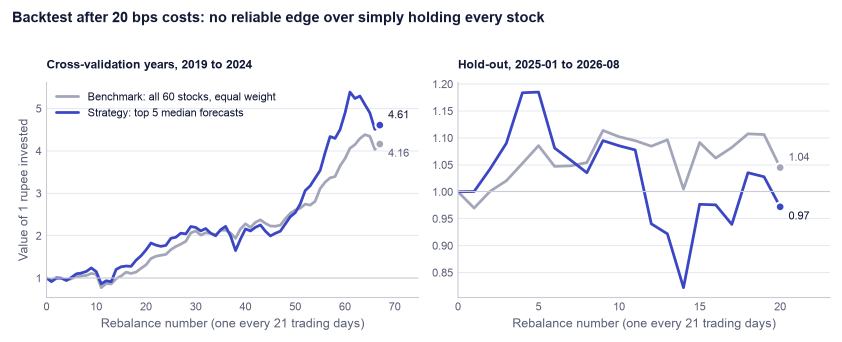
#> input picture docs/figures/fig_backtest.png, 1684 x 684 px (shown at 1/2 size)
$ python -i export_deck.py   (imports and definitions only)
#> lines starting #> are read from the running program, lines starting #| are printed output that depends on the picture
"""Export the HTML deck (landing/deck/) to docs/Capstone_Deck.pdf and docs/Capstone_Deck.pptx.

    .venv/bin/python scripts/export_deck.py                 # capture with headless Chrome, then build both files
    .venv/bin/python scripts/export_deck.py --skip-capture  # rebuild the PPTX from PNGs already in landing/deck/export/

How it works
  * A throwaway HTTP server serves landing/ on a free local port.
  * Headless Chrome opens deck/?export=N once per slide (final, fully revealed state, 1920x1080)
    and saves landing/deck/export/slide-NN.png.
  * Headless Chrome prints deck/?print (one slide per 1920x1080 px page) to a vector PDF.
  * python-pptx places each PNG full-bleed on a 16:9 slide and writes the slide title and key
    text into the speaker notes, so the file stays searchable.

Needs: python-pptx and Pillow, a Chromium browser (Playwright's chrome-headless-shell if present,
otherwise Google Chrome or Chromium; set CHROME_BIN to choose one), and network access for the
two Google Fonts.
"""
from __future__ import annotations

import argparse
import functools
import glob
import http.server
import os
import re
import shutil
import socket
import subprocess
import sys
import tempfile
import threading
import time
from html.parser import HTMLParser
from pathlib import Path

from PIL import Image
from pptx import Presentation
from pptx.util import Emu

ROOT = Path(__file__).resolve().parents[1]
LANDING = ROOT / "landing"
DECK = LANDING / "deck"
PNG_DIR = DECK / "export"
PDF_OUT = ROOT / "docs" / "Capstone_Deck.pdf"
PPTX_OUT = ROOT / "docs" / "Capstone_Deck.pptx"
LIVE_URL = "https://fin.iimbg.com/deck/"
W, H = 1920, 1080
EMU_PER_PX = 9525  # 96 dpi: 1920 x 1080 px = 20 x 11.25 in, a 16:9 slide


class SlideMeta(HTMLParser):
    """Collects data-title / data-notes from each <section class="slide">."""

    def __init__(self) -> None:
        super().__init__()
        self.slides: list[dict[str, str]] = []

    # [99 lines left out: functions handle_starttag, read_slides, find_chrome, serve, chrome, capture, not called in this run]


def normalise_png(path: Path) -> None:
    """Guarantee an exact 1920x1080 RGB image whatever the browser produced."""
#> called with path = '../docs/figures/fig_backtest.png'
    with Image.open(path) as im:
#> im is the input picture: PIL image 1684x684 RGBA; mean R, G, B, A 246, 246.3, 248.8, 255
        if im.size == (W, H) and im.mode == "RGB":
            return
        im = im.convert("RGB")
#> im: PIL image 1684x684 RGB
        if im.size != (W, H):
            scale = max(W / im.width, H / im.height)
#> scale = 1.58
            im = im.resize((round(im.width * scale), round(im.height * scale)), Image.LANCZOS).crop((0, 0, W, H))
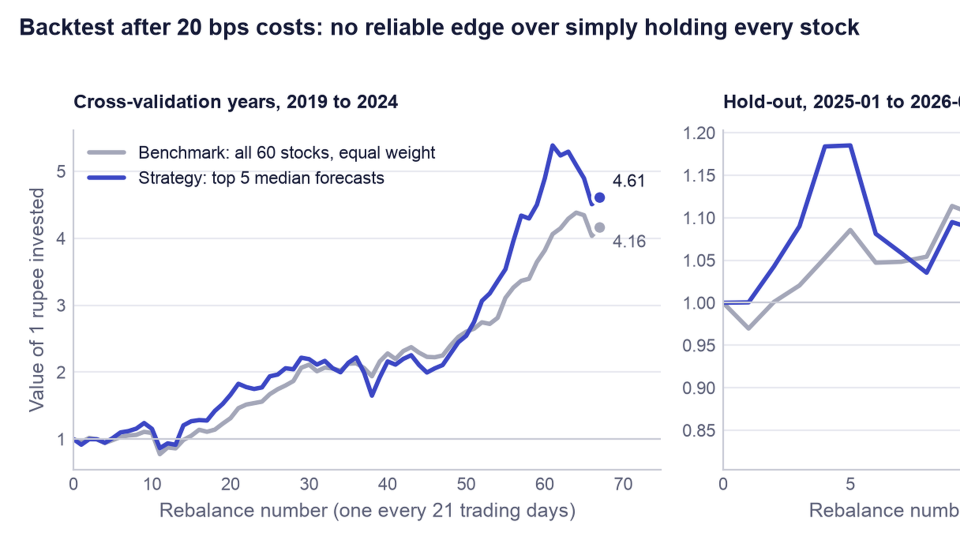
#> im: PIL image 1920x1080 RGB (shown at 1/2 size); mean R, G, B 244.7, 245, 247.6
        im.save(path, optimize=True)


# [22 lines left out: function build_pptx, not called in this run]


def pdf_pages(path: Path) -> int:
    return len(re.findall(rb"/Type\s*/Page(?![s\w])", path.read_bytes()))


# [18 lines left out: function main, not called in this run]


# [2 lines not run here, left out]

>>> result = normalise_png('../docs/figures/fig_backtest.png')
